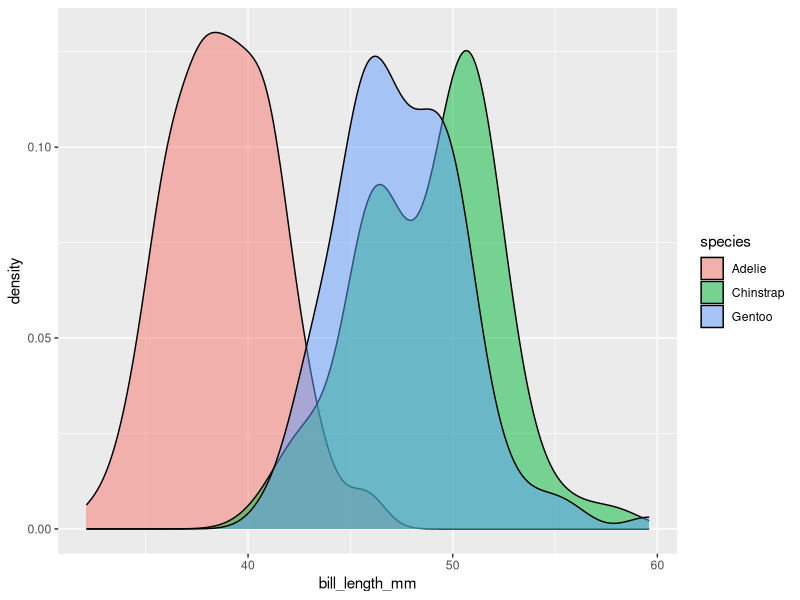
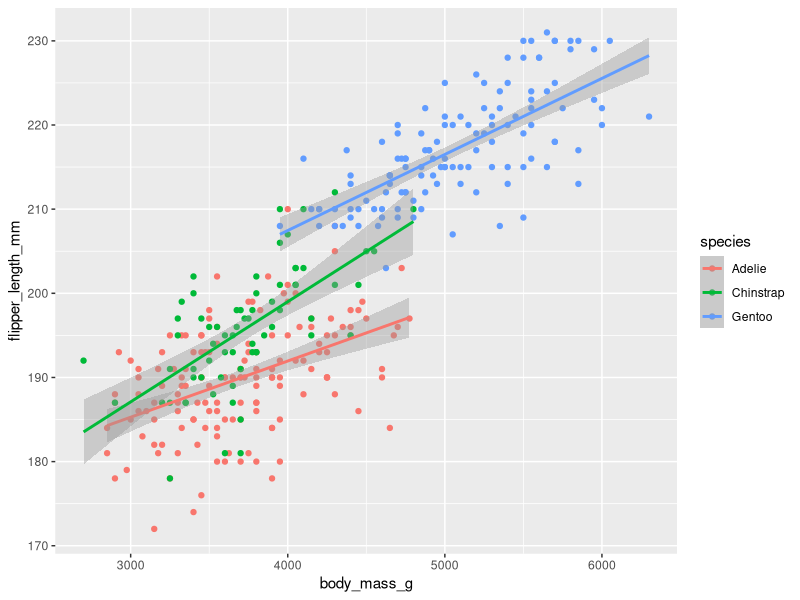
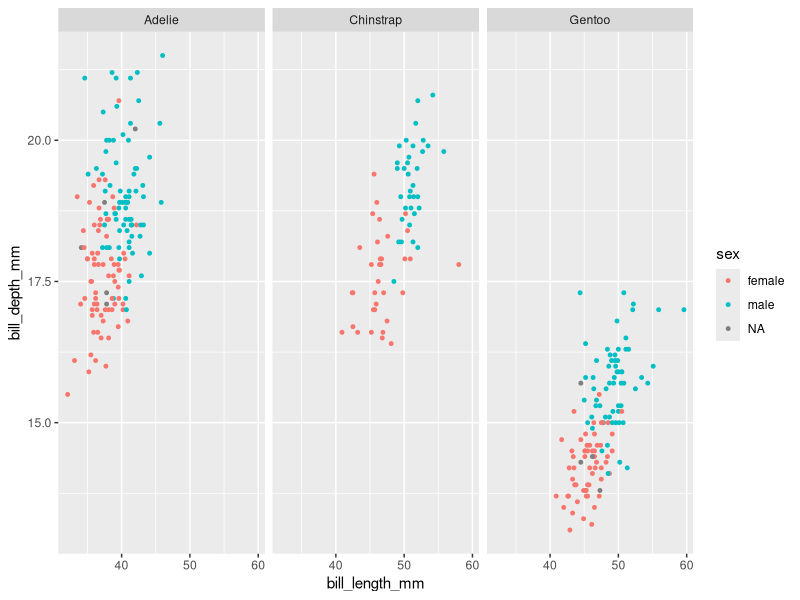

Write the R code that produced these figures, in order.
install.packages('palmerpenguins')
library(palmerpenguins)
library(tidyverse)

# insert pipe = CMD SHIFT M

View(penguins)
dim(penguins)
colnames(penguins)
?penguins

# The distribution of a single trait
# What is the lowest and highest bill lengths do penguins in this dataset have? Do different species have different bill lengths? How much do they overlap?

penguins %>%
  ggplot() +
  geom_density(mapping = aes(x = bill_length_mm, fill=species), alpha=0.5)

min('bill_length_mm', na.rm = FALSE)
max('species')
?min

# The relationship between multiple traits
# What is the relationship between body mass and flipper length in penguins in this dataset? Does this relationship differ between species? Given the same body mass, which species of penguins tend to have the longest flippers?

penguins %>%
  ggplot(mapping = aes(x = body_mass_g, y = flipper_length_mm, color = species)) +
  geom_point() +
  geom_smooth(method="lm")


penguins %>%
  ggplot(mapping = aes(x = bill_length_mm, y=bill_depth_mm, color=sex)) +
  geom_point(size=1) +
  facet_wrap(~species)




  
  